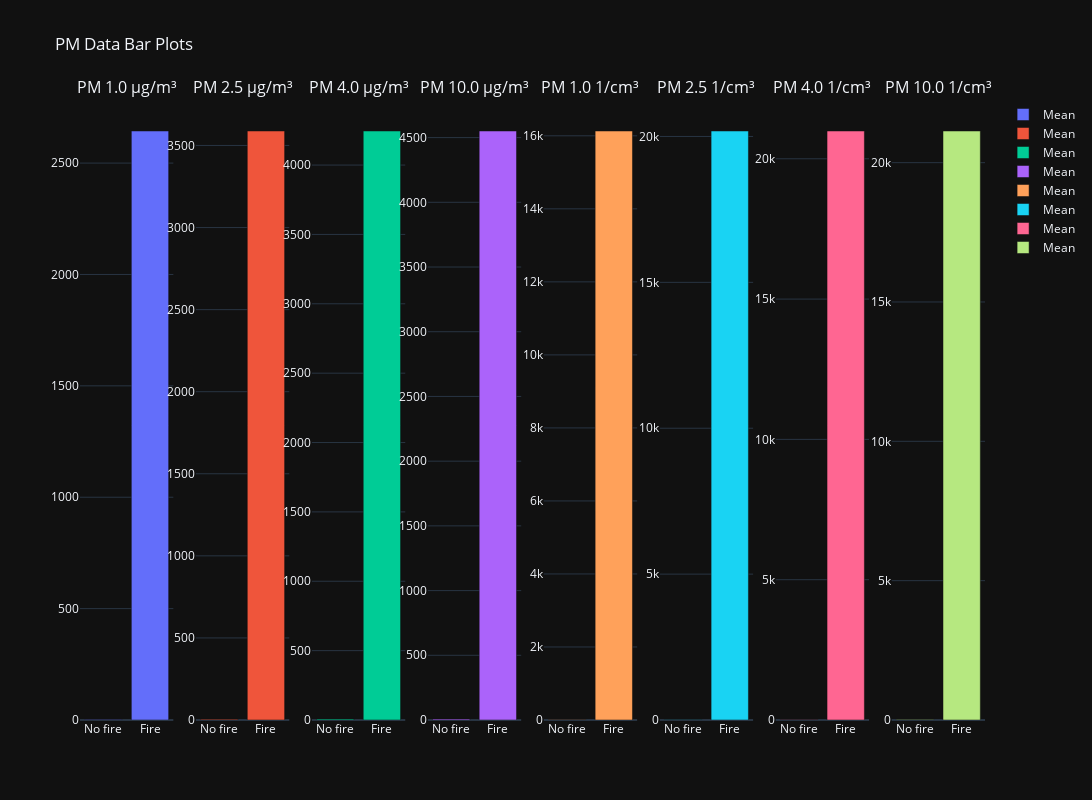

Notebook source saved alongside this figure:
### Code cell
create_barplots()

### Figure 1 — Plotly figure (JSON) as saved in the notebook; plotly's stock layout.template omitted (floating-point values rounded to 4 significant figures)
{"data": [{"name": "Mean", "x": ["No fire", "Fire"], "y": [1.733, 2644.0], "type": "bar", "xaxis": "x", "yaxis": "y"}, {"name": "Mean", "x": ["No fire", "Fire"], "y": [4.337, 3588.0], "type": "bar", "xaxis": "x2", "yaxis": "y2"}, {"name": "Mean", "x": ["No fire", "Fire"], "y": [6.34, 4245.0], "type": "bar", "xaxis": "x3", "yaxis": "y3"}, {"name": "Mean", "x": ["No fire", "Fire"], "y": [7.31, 4551.0], "type": "bar", "xaxis": "x4", "yaxis": "y4"}, {"name": "Mean", "x": ["No fire", "Fire"], "y": [5.933, 16130.0], "type": "bar", "xaxis": "x5", "yaxis": "y5"}, {"name": "Mean", "x": ["No fire", "Fire"], "y": [10.73, 20190.0], "type": "bar", "xaxis": "x6", "yaxis": "y6"}, {"name": "Mean", "x": ["No fire", "Fire"], "y": [13.08, 20990.0], "type": "bar", "xaxis": "x7", "yaxis": "y7"}, {"name": "Mean", "x": ["No fire", "Fire"], "y": [13.5, 21140.0], "type": "bar", "xaxis": "x8", "yaxis": "y8"}], "layout": {"xaxis": {"anchor": "y", "domain": [0.0, 0.1031]}, "yaxis": {"anchor": "x", "domain": [0.0, 1.0]}, "xaxis2": {"anchor": "y2", "domain": [0.1281, 0.2312]}, "yaxis2": {"anchor": "x2", "domain": [0.0, 1.0]}, "xaxis3": {"anchor": "y3", "domain": [0.2562, 0.3594]}, "yaxis3": {"anchor": "x3", "domain": [0.0, 1.0]}, "xaxis4": {"anchor": "y4", "domain": [0.3844, 0.4875]}, "yaxis4": {"anchor": "x4", "domain": [0.0, 1.0]}, "xaxis5": {"anchor": "y5", "domain": [0.5125, 0.6156]}, "yaxis5": {"anchor": "x5", "domain": [0.0, 1.0]}, "xaxis6": {"anchor": "y6", "domain": [0.6406, 0.7438]}, "yaxis6": {"anchor": "x6", "domain": [0.0, 1.0]}, "xaxis7": {"anchor": "y7", "domain": [0.7688, 0.8719]}, "yaxis7": {"anchor": "x7", "domain": [0.0, 1.0]}, "xaxis8": {"anchor": "y8", "domain": [0.8969, 1.0]}, "yaxis8": {"anchor": "x8", "domain": [0.0, 1.0]}, "annotations": [{"font": {"size": 16}, "showarrow": false, "text": "PM 1.0 µg/m³", "x": 0.05156, "xanchor": "center", "xref": "paper", "y": 1.0, "yanchor": "bottom", "yref": "paper"}, {"font": {"size": 16}, "showarrow": false, "text": "PM 2.5 µg/m³", "x": 0.1797, "xanchor": "center", "xref": "paper", "y": 1.0, "yanchor": "bottom", "yref": "paper"}, {"font": {"size": 16}, "showarrow": false, "text": "PM 4.0 µg/m³", "x": 0.3078, "xanchor": "center", "xref": "paper", "y": 1.0, "yanchor": "bottom", "yref": "paper"}, {"font": {"size": 16}, "showarrow": false, "text": "PM 10.0 µg/m³", "x": 0.4359, "xanchor": "center", "xref": "paper", "y": 1.0, "yanchor": "bottom", "yref": "paper"}, {"font": {"size": 16}, "showarrow": false, "text": "PM 1.0 1/cm³", "x": 0.5641, "xanchor": "center", "xref": "paper", "y": 1.0, "yanchor": "bottom", "yref": "paper"}, {"font": {"size": 16}, "showarrow": false, "text": "PM 2.5 1/cm³", "x": 0.6922, "xanchor": "center", "xref": "paper", "y": 1.0, "yanchor": "bottom", "yref": "paper"}, {"font": {"size": 16}, "showarrow": false, "text": "PM 4.0 1/cm³", "x": 0.8203, "xanchor": "center", "xref": "paper", "y": 1.0, "yanchor": "bottom", "yref": "paper"}, {"font": {"size": 16}, "showarrow": false, "text": "PM 10.0 1/cm³", "x": 0.9484, "xanchor": "center", "xref": "paper", "y": 1.0, "yanchor": "bottom", "yref": "paper"}], "title": {"text": "PM Data Bar Plots"}, "height": 800, "width": 1300}}
